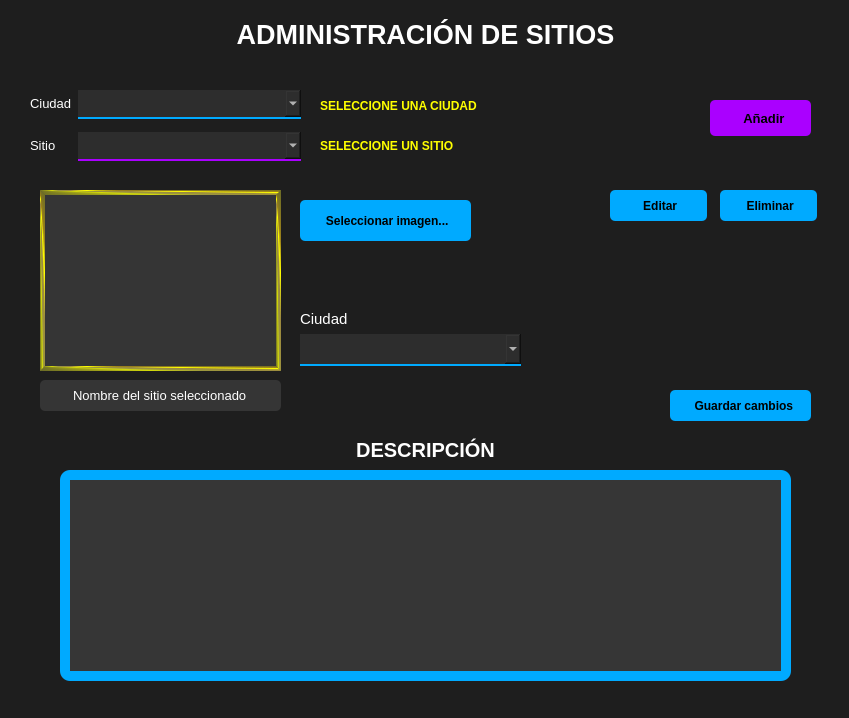
<?xml version="1.0" encoding="UTF-8"?>
<ui version="4.0">
 <class>manejarSitios</class>
 <widget class="QWidget" name="manejarSitios">
  <property name="windowModality">
   <enum>Qt::WindowModality::WindowModal</enum>
  </property>
  <property name="geometry">
   <rect>
    <x>0</x>
    <y>0</y>
    <width>849</width>
    <height>718</height>
   </rect>
  </property>
  <property name="maximumSize">
   <size>
    <width>849</width>
    <height>718</height>
   </size>
  </property>
  <property name="windowTitle">
   <string>Sitios</string>
  </property>
  <property name="windowIcon">
   <iconset>
    <normaloff>../recursos/img/sitios.png</normaloff>../recursos/img/sitios.png</iconset>
  </property>
  <property name="styleSheet">
   <string notr="true">background-color: rgb(0, 0, 0);
color: rgb(255, 255, 255);</string>
  </property>
  <widget class="QFrame" name="frame">
   <property name="geometry">
    <rect>
     <x>0</x>
     <y>0</y>
     <width>861</width>
     <height>721</height>
    </rect>
   </property>
   <property name="styleSheet">
    <string notr="true">background-color: rgb(30, 30, 30);
color: rgb(255, 255, 255);
border:none;</string>
   </property>
   <property name="frameShape">
    <enum>QFrame::Shape::StyledPanel</enum>
   </property>
   <property name="frameShadow">
    <enum>QFrame::Shadow::Raised</enum>
   </property>
   <widget class="QLabel" name="label">
    <property name="geometry">
     <rect>
      <x>120</x>
      <y>19</y>
      <width>611</width>
      <height>31</height>
     </rect>
    </property>
    <property name="font">
     <font>
      <pointsize>20</pointsize>
      <bold>true</bold>
     </font>
    </property>
    <property name="styleSheet">
     <string notr="true">color: rgb(255, 255, 255);</string>
    </property>
    <property name="text">
     <string>ADMINISTRACIÓN DE SITIOS</string>
    </property>
    <property name="alignment">
     <set>Qt::AlignmentFlag::AlignCenter</set>
    </property>
   </widget>
   <widget class="QWidget" name="formLayoutWidget">
    <property name="geometry">
     <rect>
      <x>30</x>
      <y>90</y>
      <width>271</width>
      <height>71</height>
     </rect>
    </property>
    <layout class="QFormLayout" name="formLayout">
     <property name="verticalSpacing">
      <number>13</number>
     </property>
     <item row="0" column="0">
      <widget class="QLabel" name="ciudadLabel">
       <property name="font">
        <font>
         <pointsize>10</pointsize>
        </font>
       </property>
       <property name="text">
        <string>Ciudad</string>
       </property>
      </widget>
     </item>
     <item row="0" column="1">
      <widget class="QComboBox" name="ciudadComboBox">
       <property name="sizePolicy">
        <sizepolicy hsizetype="Preferred" vsizetype="Expanding">
         <horstretch>0</horstretch>
         <verstretch>0</verstretch>
        </sizepolicy>
       </property>
       <property name="font">
        <font>
         <pointsize>10</pointsize>
        </font>
       </property>
       <property name="styleSheet">
        <string notr="true">color: rgb(255, 255, 255);
border-bottom: 2px solid rgb(0, 170, 255);
border-left:none;
border-right:none;
border-top:none;
background-color: rgb(45, 45, 45);
padding-left:5px;
padding-right:5px;</string>
       </property>
      </widget>
     </item>
     <item row="1" column="0">
      <widget class="QLabel" name="sitioLabel">
       <property name="font">
        <font>
         <pointsize>10</pointsize>
        </font>
       </property>
       <property name="text">
        <string>Sitio</string>
       </property>
      </widget>
     </item>
     <item row="1" column="1">
      <widget class="QComboBox" name="sitioComboBox">
       <property name="sizePolicy">
        <sizepolicy hsizetype="Preferred" vsizetype="Expanding">
         <horstretch>0</horstretch>
         <verstretch>0</verstretch>
        </sizepolicy>
       </property>
       <property name="font">
        <font>
         <pointsize>10</pointsize>
        </font>
       </property>
       <property name="styleSheet">
        <string notr="true">color: rgb(255, 255, 255);
border-bottom: 2px solid rgb(170, 0, 255);
border-left:none;
border-right:none;
border-top:none;
background-color: rgb(45, 45, 45);
padding-left:5px;
padding-right:5px;</string>
       </property>
      </widget>
     </item>
    </layout>
   </widget>
   <widget class="QPushButton" name="agregarSitio">
    <property name="geometry">
     <rect>
      <x>710</x>
      <y>100</y>
      <width>101</width>
      <height>36</height>
     </rect>
    </property>
    <property name="font">
     <font>
      <pointsize>10</pointsize>
      <bold>true</bold>
     </font>
    </property>
    <property name="styleSheet">
     <string notr="true">background-color: rgb(170, 0, 255);
color: rgb(0, 0, 0);
border-radius:5px;</string>
    </property>
    <property name="text">
     <string>  Añadir</string>
    </property>
    <property name="icon">
     <iconset>
      <normaloff>../recursos/iconos/ic_agregar.png</normaloff>../recursos/iconos/ic_agregar.png</iconset>
    </property>
   </widget>
   <widget class="QFrame" name="frame_sitio">
    <property name="geometry">
     <rect>
      <x>30</x>
      <y>170</y>
      <width>791</width>
      <height>531</height>
     </rect>
    </property>
    <property name="styleSheet">
     <string notr="true">background-color: rgb(30, 30, 30);
color: rgb(255, 255, 255);
border:none;
border-radius:5px;</string>
    </property>
    <property name="frameShape">
     <enum>QFrame::Shape::StyledPanel</enum>
    </property>
    <property name="frameShadow">
     <enum>QFrame::Shadow::Raised</enum>
    </property>
    <widget class="QPushButton" name="editarSitio">
     <property name="geometry">
      <rect>
       <x>580</x>
       <y>20</y>
       <width>97</width>
       <height>31</height>
      </rect>
     </property>
     <property name="font">
      <font>
       <bold>true</bold>
      </font>
     </property>
     <property name="styleSheet">
      <string notr="true">color: rgb(0, 0, 0);
background-color: rgb(0, 170, 255);</string>
     </property>
     <property name="text">
      <string> Editar</string>
     </property>
     <property name="icon">
      <iconset>
       <normaloff>../recursos/iconos/ic_editar.png</normaloff>../recursos/iconos/ic_editar.png</iconset>
     </property>
    </widget>
    <widget class="QPushButton" name="eliminarSitio">
     <property name="geometry">
      <rect>
       <x>690</x>
       <y>20</y>
       <width>97</width>
       <height>31</height>
      </rect>
     </property>
     <property name="font">
      <font>
       <bold>true</bold>
      </font>
     </property>
     <property name="styleSheet">
      <string notr="true">color: rgb(0, 0, 0);
background-color: rgb(0, 170, 255);</string>
     </property>
     <property name="text">
      <string> Eliminar</string>
     </property>
     <property name="icon">
      <iconset>
       <normaloff>../recursos/iconos/ic_eliminar.png</normaloff>../recursos/iconos/ic_eliminar.png</iconset>
     </property>
    </widget>
    <widget class="QLabel" name="img_Sitio">
     <property name="geometry">
      <rect>
       <x>10</x>
       <y>20</y>
       <width>241</width>
       <height>181</height>
      </rect>
     </property>
     <property name="styleSheet">
      <string notr="true">background-color: rgb(53, 53, 53);
border: 5px solid qconicalgradient(cx:0, cy:0, angle:135, stop:0 rgba(255, 255, 0, 69), stop:0.375 rgba(255, 255, 0, 69), stop:0.423533 rgba(251, 255, 0, 145), stop:0.45 rgba(247, 255, 0, 208), stop:0.477581 rgba(255, 244, 71, 130), stop:0.518717 rgba(255, 218, 71, 130), stop:0.55 rgba(255, 255, 0, 255), stop:0.57754 rgba(255, 203, 0, 130), stop:0.625 rgba(255, 255, 0, 69), stop:1 rgba(255, 255, 0, 69));
border-radius:0px;</string>
     </property>
     <property name="text">
      <string/>
     </property>
    </widget>
    <widget class="QFrame" name="frame_3">
     <property name="geometry">
      <rect>
       <x>30</x>
       <y>300</y>
       <width>731</width>
       <height>211</height>
      </rect>
     </property>
     <property name="styleSheet">
      <string notr="true">border-radius:10px;
background-color: rgb(0, 170, 255);</string>
     </property>
     <property name="frameShape">
      <enum>QFrame::Shape::StyledPanel</enum>
     </property>
     <property name="frameShadow">
      <enum>QFrame::Shadow::Raised</enum>
     </property>
     <widget class="QPlainTextEdit" name="desc_Sitio">
      <property name="geometry">
       <rect>
        <x>10</x>
        <y>10</y>
        <width>711</width>
        <height>191</height>
       </rect>
      </property>
      <property name="font">
       <font>
        <pointsize>10</pointsize>
       </font>
      </property>
      <property name="styleSheet">
       <string notr="true">background-color: rgb(54, 54, 54);color:white;border-radius:0px;</string>
      </property>
      <property name="readOnly">
       <bool>true</bool>
      </property>
      <property name="plainText">
       <string/>
      </property>
     </widget>
    </widget>
    <widget class="QLineEdit" name="nombreSitio">
     <property name="geometry">
      <rect>
       <x>10</x>
       <y>210</y>
       <width>241</width>
       <height>31</height>
      </rect>
     </property>
     <property name="font">
      <font>
       <pointsize>10</pointsize>
       <bold>false</bold>
      </font>
     </property>
     <property name="styleSheet">
      <string notr="true">background-color: rgb(53, 53, 53);
color: rgb(255, 255, 255);
border:0px</string>
     </property>
     <property name="text">
      <string>Nombre del sitio seleccionado</string>
     </property>
     <property name="alignment">
      <set>Qt::AlignmentFlag::AlignCenter</set>
     </property>
     <property name="readOnly">
      <bool>true</bool>
     </property>
    </widget>
    <widget class="QLabel" name="label_2">
     <property name="geometry">
      <rect>
       <x>40</x>
       <y>259</y>
       <width>711</width>
       <height>41</height>
      </rect>
     </property>
     <property name="font">
      <font>
       <pointsize>15</pointsize>
       <bold>true</bold>
      </font>
     </property>
     <property name="styleSheet">
      <string notr="true">color: white;</string>
     </property>
     <property name="text">
      <string>DESCRIPCIÓN</string>
     </property>
     <property name="alignment">
      <set>Qt::AlignmentFlag::AlignCenter</set>
     </property>
    </widget>
    <widget class="QPushButton" name="guardarCambios">
     <property name="geometry">
      <rect>
       <x>640</x>
       <y>220</y>
       <width>141</width>
       <height>31</height>
      </rect>
     </property>
     <property name="font">
      <font>
       <bold>true</bold>
      </font>
     </property>
     <property name="styleSheet">
      <string notr="true">color: rgb(0, 0, 0);
background-color: rgb(0, 170, 255);</string>
     </property>
     <property name="text">
      <string>  Guardar cambios</string>
     </property>
     <property name="icon">
      <iconset>
       <normaloff>../recursos/iconos/ic_guardar.png</normaloff>../recursos/iconos/ic_guardar.png</iconset>
     </property>
    </widget>
    <widget class="QPushButton" name="seleccionarImagen">
     <property name="geometry">
      <rect>
       <x>270</x>
       <y>30</y>
       <width>171</width>
       <height>41</height>
      </rect>
     </property>
     <property name="font">
      <font>
       <bold>true</bold>
      </font>
     </property>
     <property name="styleSheet">
      <string notr="true">color: rgb(0, 0, 0);
background-color: rgb(0, 170, 255);</string>
     </property>
     <property name="text">
      <string> Seleccionar imagen...</string>
     </property>
     <property name="icon">
      <iconset>
       <normaloff>../recursos/iconos/ic_imagen.png</normaloff>../recursos/iconos/ic_imagen.png</iconset>
     </property>
     <property name="iconSize">
      <size>
       <width>28</width>
       <height>28</height>
      </size>
     </property>
    </widget>
    <widget class="QWidget" name="formLayoutWidget_2">
     <property name="geometry">
      <rect>
       <x>270</x>
       <y>140</y>
       <width>221</width>
       <height>56</height>
      </rect>
     </property>
     <layout class="QVBoxLayout" name="verticalLayout_Editar">
      <item>
       <widget class="QLabel" name="ciudadLabel_2">
        <property name="font">
         <font>
          <pointsize>11</pointsize>
         </font>
        </property>
        <property name="text">
         <string>Ciudad</string>
        </property>
       </widget>
      </item>
      <item>
       <widget class="QComboBox" name="ciudadComboBox_Editar">
        <property name="sizePolicy">
         <sizepolicy hsizetype="Preferred" vsizetype="Expanding">
          <horstretch>0</horstretch>
          <verstretch>0</verstretch>
         </sizepolicy>
        </property>
        <property name="minimumSize">
         <size>
          <width>0</width>
          <height>28</height>
         </size>
        </property>
        <property name="font">
         <font>
          <pointsize>10</pointsize>
         </font>
        </property>
        <property name="styleSheet">
         <string notr="true">color: rgb(255, 255, 255);
border-bottom: 2px solid rgb(0, 170, 255);
border-left:none;
border-right:none;
border-top:none;
background-color: rgb(45, 45, 45);
padding-left:5px;
padding-right:5px;
border-radius:0px;</string>
        </property>
       </widget>
      </item>
     </layout>
    </widget>
   </widget>
   <widget class="QLabel" name="aviso_ciudadNoSeleccionada">
    <property name="geometry">
     <rect>
      <x>320</x>
      <y>90</y>
      <width>211</width>
      <height>31</height>
     </rect>
    </property>
    <property name="sizePolicy">
     <sizepolicy hsizetype="Expanding" vsizetype="Preferred">
      <horstretch>0</horstretch>
      <verstretch>0</verstretch>
     </sizepolicy>
    </property>
    <property name="font">
     <font>
      <bold>true</bold>
     </font>
    </property>
    <property name="styleSheet">
     <string notr="true">color: rgb(255, 255, 0);</string>
    </property>
    <property name="text">
     <string>SELECCIONE UNA CIUDAD</string>
    </property>
   </widget>
   <widget class="QLabel" name="aviso_sitio">
    <property name="geometry">
     <rect>
      <x>320</x>
      <y>130</y>
      <width>381</width>
      <height>31</height>
     </rect>
    </property>
    <property name="sizePolicy">
     <sizepolicy hsizetype="Expanding" vsizetype="Preferred">
      <horstretch>0</horstretch>
      <verstretch>0</verstretch>
     </sizepolicy>
    </property>
    <property name="font">
     <font>
      <bold>true</bold>
     </font>
    </property>
    <property name="styleSheet">
     <string notr="true">color: rgb(255, 255, 0);</string>
    </property>
    <property name="text">
     <string>SELECCIONE UN SITIO</string>
    </property>
   </widget>
  </widget>
 </widget>
 <resources/>
 <connections/>
</ui>
